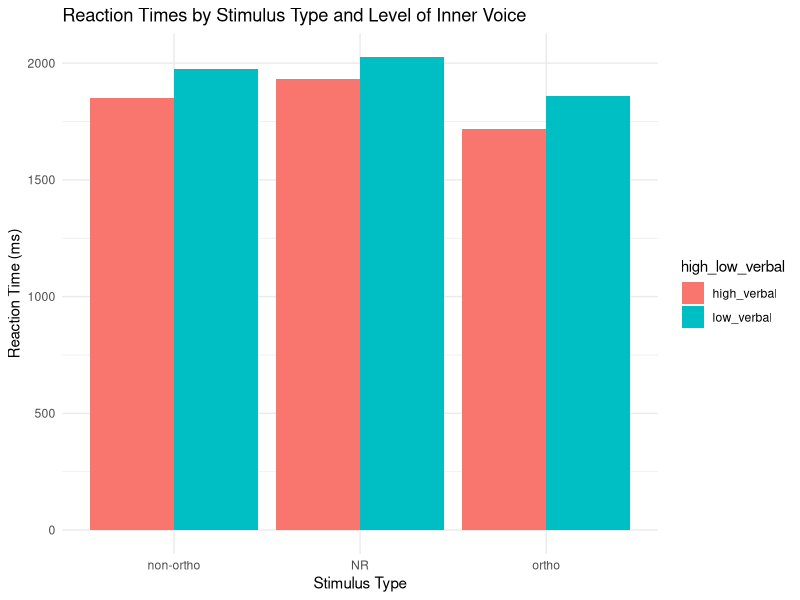

Recreate this plot in R.
library(tidyverse)

#################### Question 1 ############################

#Load the data 
rhyming_data <- read.csv('data/rhyming.csv')

#tidying the data
rhyming_data_2 <- rhyming_data %>%
  unite(stimulus, image_1, image_2, sep = "_") %>% #this is to merge columns image_1 and image_2 into a new column named stimulus  
mutate (participant_number = row_number()) %>%
 select(stimulus, rt, correct, type, VerbalScored, high_low_verbal, participant_number)


# Calculate the mean reaction time for each combination of `type` and `high_low_verbal`
summary_data <- rhyming_data_2 %>%
  group_by(type, high_low_verbal) %>%
  summarise(mean_rt = mean(rt))

# Plot the data using a bar graph
ggplot(summary_data, aes(x = type, y = mean_rt, fill = high_low_verbal)) +
  geom_bar(stat = "identity", position = "dodge") +
  labs(title = "Reaction Times by Stimulus Type and Level of Inner Voice",
       x = "Stimulus Type",
       y = "Reaction Time (ms)") +
  theme_minimal() 
